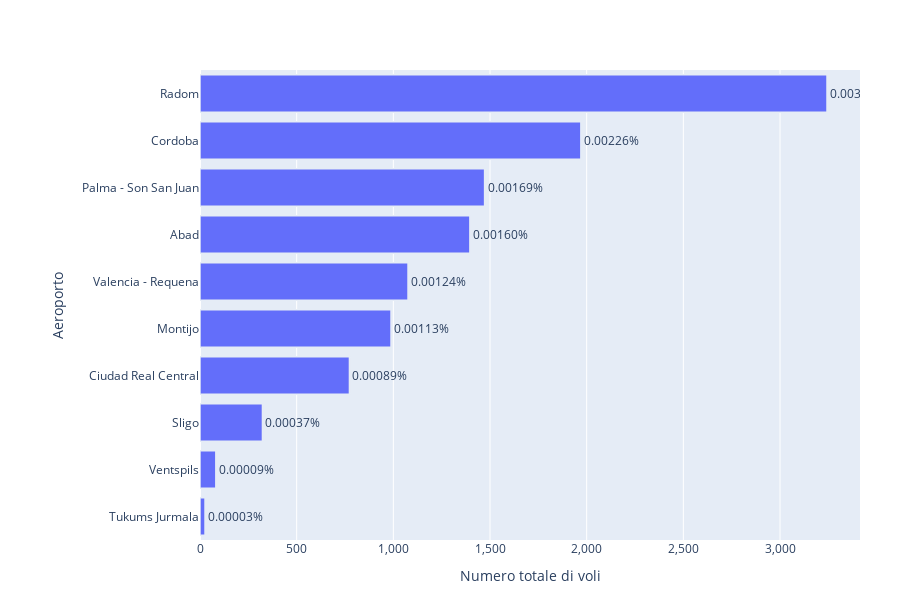

This figure's notebook cell:
### Code cell
# Raggruppa per aeroporto e somma FLT_TOT_1 (totale voli)
arrivals = (
    df
    .groupby(["APT_ICAO", "APT_NAME"])["FLT_TOT_1"]
    .sum()
    .reset_index()
    .rename(columns={"FLT_TOT_1": "TOT_VOLI"})
)

# Seleziona gli aeroporti con meno traffico (gli "ultimi 10")
bottom10 = arrivals.sort_values("TOT_VOLI", ascending=True).head(10)

# Calcola la percentuale sul totale del dataset
total_all = arrivals["TOT_VOLI"].sum()
bottom10["PERCENT"] = bottom10["TOT_VOLI"] / total_all * 100

# Per la visualizzazione orizzontale: il più grosso di questi 10 in alto
bottom10 = bottom10.sort_values("TOT_VOLI", ascending=True)

# Crea il grafico a barre orizzontali
fig = px.bar(
    bottom10,
    x="TOT_VOLI",
    y="APT_NAME",
    orientation="h",
    #title="Bottom 10 aeroporti per traffico totale (arrivi + partenze)",
    labels={
        "TOT_VOLI": "Totale voli (arrivi + partenze)",
        "APT_NAME": "Aeroporto"
    },
    text="PERCENT"
)

# Mostra il testo in formato percentuale con due decimali
fig.update_traces(
    texttemplate="%{text:.5f}%",
    textposition="outside",
    marker_line_width=1.5
)

# Imposta l'asse X sui valori assoluti con separatore delle migliaia
fig.update_layout(
    xaxis=dict(
        tickformat=",",
        title="Numero totale di voli"
    ),
    margin=dict(l=200, r=40, t=70, b=60),
    height=600,
    yaxis=dict(categoryorder="total ascending")
)

fig.show()

### Figure 1 — Plotly figure (JSON) as saved in the notebook; plotly's stock layout.template omitted (floating-point values rounded to 4 significant figures)
{"data": [{"hovertemplate": "Totale voli (arrivi + partenze)=%{x}<br>Aeroporto=%{y}<br>PERCENT=%{text}<extra></extra>", "legendgroup": "", "marker": {"color": "#636efa", "line": {"width": 1.5}, "pattern": {"shape": ""}}, "name": "", "orientation": "h", "showlegend": false, "text": [2.987e-05, 9.419e-05, 0.000371, 0.0008879, 0.001135, 0.001236, 0.001604, 0.001691, 0.002263, 0.003725], "textposition": "outside", "texttemplate": "%{text:.5f}%", "type": "bar", "x": [26, 82, 323, 773, 988, 1076, 1396, 1472, 1970, 3243], "xaxis": "x", "y": ["Tukums Jurmala", "Ventspils", "Sligo", "Ciudad Real Central", "Montijo", "Valencia - Requena", "Abad", "Palma - Son San Juan", "Cordoba", "Radom"], "yaxis": "y"}], "layout": {"barmode": "relative", "height": 600, "legend": {"tracegroupgap": 0}, "margin": {"b": 60, "l": 200, "r": 40, "t": 70}, "xaxis": {"anchor": "y", "domain": [0, 1], "tickformat": ",", "title": {"text": "Numero totale di voli"}}, "yaxis": {"anchor": "x", "categoryorder": "total ascending", "domain": [0, 1], "title": {"text": "Aeroporto"}}}}
